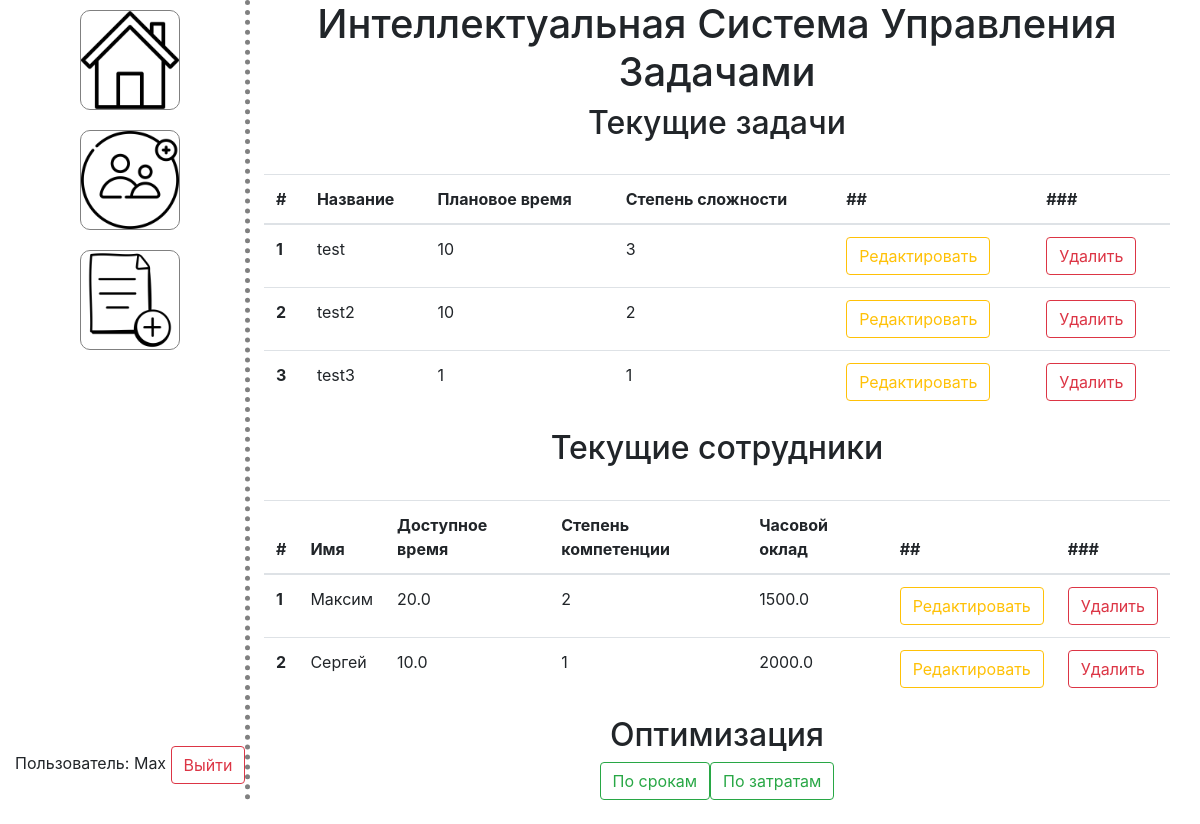
/ (signed in), run on an earlier commit of the app's database.
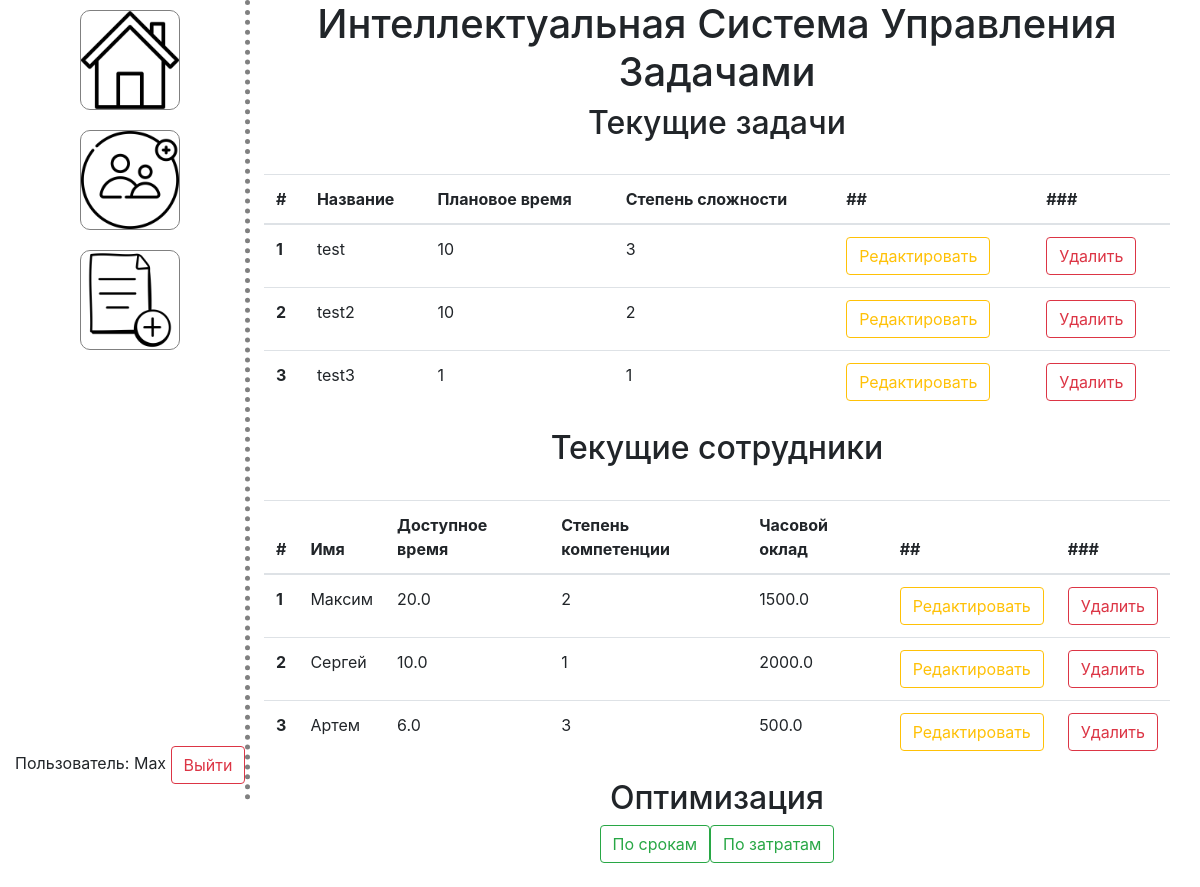
And on a later commit of the database.
### manage.py (models this page shows, shortened)
class Task(db.Model):
    id = db.Column(db.Integer, primary_key=True)
    taskname = db.Column(db.String(64))
    expected_time = db.Column(db.Integer)
    task_hardness = db.Column(db.Integer)

class Employee(db.Model):
    id = db.Column(db.Integer, primary_key=True)
    name = db.Column(db.String(80), nullable=False)
    time_available = db.Column(db.Float, nullable=False, default=0.0)
    level = db.Column(db.Integer, nullable=False, default=1)
    salary = db.Column(db.Float, nullable=False)

### views.py (the view)
@main_blueprint.route('/')
@login_required
def home():
    tasks = Task.query.all()
    employees = Employee.query.all()
    return render_template('home.html', tasks=tasks, employees=employees)

### app.py (called while the page is built)
def create_app(config_class=Config):
    app = Flask(__name__)
    app.config.from_object(config_class)
    db.init_app(app)
    from views import main_blueprint
    app.register_blueprint(main_blueprint)
    from auth import auth_blueprint
    app.register_blueprint(auth_blueprint)
    login_manager = LoginManager()
    login_manager.init_app(app)
    login_manager.login_view = 'auth.login'
    @login_manager.user_loader
    def load_user(id):
        return User.query.get(int(id))
    return app

### templates/home.html (shortened to what this page needs)
{% extends "layout.html" %}
{% block content %}
<h1 class="mainlable">Интеллектуальная Система Управления Задачами</h1>
{% if current_user.is_authenticated %}
  <h2>Текущие задачи</h2>
  <br>
  {% if tasks %}
    <div class="container">
      <table class="table table-hover">
        <thead>
          <tr>
            <th scope="col">#</th>
            <th scope="col">Название</th>
            <th scope="col">Плановое время</th>
            <th scope="col">Степень сложности</th>
            <th scope="col">##</th>
            <th scope="col">###</th>
          </tr>
        </thead>
        <tbody>
          {% for task in tasks %}
            <tr>
              <th scope="row">{{ task.id }}</th>
              <td>{{ task.taskname }}</td>
              <td>{{ task.expected_time }}</td>
              <td>{{ task.task_hardness }}</td>
              <td>
                <a href="{{ url_for('main.edit_task', task_id=task.id) }}" class="btn btn-outline-warning">
                  Редактировать
                </a>
              </td>
              <td>
                <form action="{{ url_for('main.delete_task', task_id=task.id) }}" method="post">
                  <input type="submit" class="btn btn-outline-danger" value="Удалить">
                </form>
              </td>
            </tr>
          {% endfor %}
        </tbody>
      </table>
    </div>
  {% else %}
    <div class="container">
      <h2> На данный момент нет активных задач</h2>
    </div>
  {% endif %}
  <h2>Текущие сотрудники</h2>
  <br>
  {% if employees %}
  <div class="container">
    <table class="table table-hover">
      <thead>
        <tr>
          <th scope="col">#</th>
          <th scope="col">Имя</th>
          <th scope="col">Доступное время</th>
          <th scope="col">Степень компетенции</th>
          <th scope="col">Часовой оклад</th>
          <th scope="col">##</th>
          <th scope="col">###</th>
        </tr>
      </thead>
      <tbody>
        {% for employee in employees %}
          <tr>
            <th scope="row">{{ employee.id }}</th>
            <td>{{ employee.name }}</td>
            <td>{{ employee.time_available }}</td>
            <td>{{ employee.level }}</td>
            <td>{{ employee.salary }}</td>
            <td>
              <a href="{{ url_for('main.edit_employee', employee_id=employee.id) }}" class="btn btn-outline-warning">
                Редактировать
              </a>
            </td>
            <td>
              <form action="{{ url_for('main.delete_employee', employee_id=employee.id) }}" method="post">
                <input type="submit" class="btn btn-outline-danger" value="Удалить">
              </form>
            </td>
          </tr>
        {% endfor %}
      </tbody>
    </table>
  </div>
  {% else %}
      <div class="container">
        <h2> На данный момент нет активных сотрудников</h2>
      </div>
  {% endif %}
  <h2>Оптимизация</h2>
  <div class="container optim">
    <a href="{{ url_for('main.optimize', mode='time') }}" class="btn btn-outline-success">
      По срокам
    </a>
    <a href="{{ url_for('main.optimize', mode='cost') }}" class="btn btn-outline-success">
      По затратам
    </a>
  </div>
  <br>
{% endif %}
{% endblock %}

What changed in the data, as far as the page shows it:
added Employee: id "3", name "Артем", time_available "6.0", level "3", salary "500.0"
